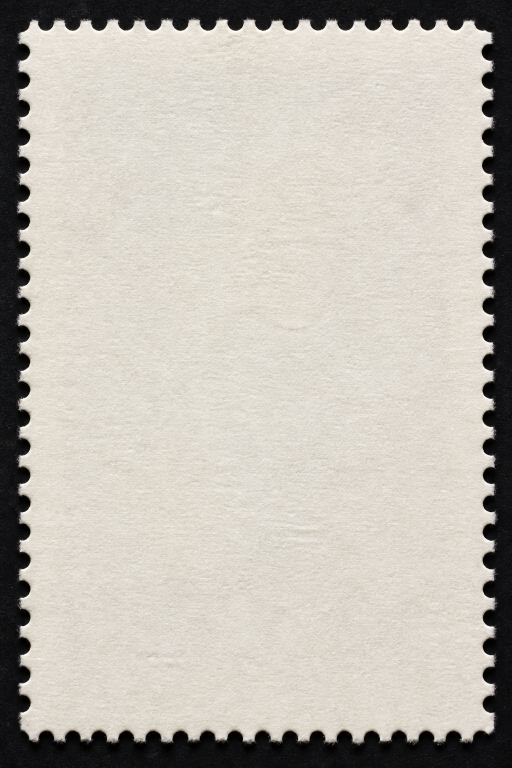
#> input picture assets/stamp-paper.png, 1024 x 1536 px (shown at 1/2 size); its folder holds 2 pictures in this run
$ python make_stamp_assets.py
#> lines starting #> are read from the running program, lines starting #| are printed output that depends on the picture
from PIL import Image, ImageFilter, ImageOps
from pathlib import Path
import argparse

ROOT = Path(__file__).resolve().parent
parser = argparse.ArgumentParser(description="从原始纸张图片生成邮票模板。")
parser.add_argument("source", nargs="?", type=Path, default=ROOT / "assets" / "stamp-paper.png")
source = parser.parse_args().source
out = ROOT / "assets"
out.mkdir(exist_ok=True)
image = Image.open(source).convert("RGBA")
gray = ImageOps.grayscale(image)
mask = gray.point(lambda value: 255 if value > 48 else 0).filter(ImageFilter.GaussianBlur(0.7))
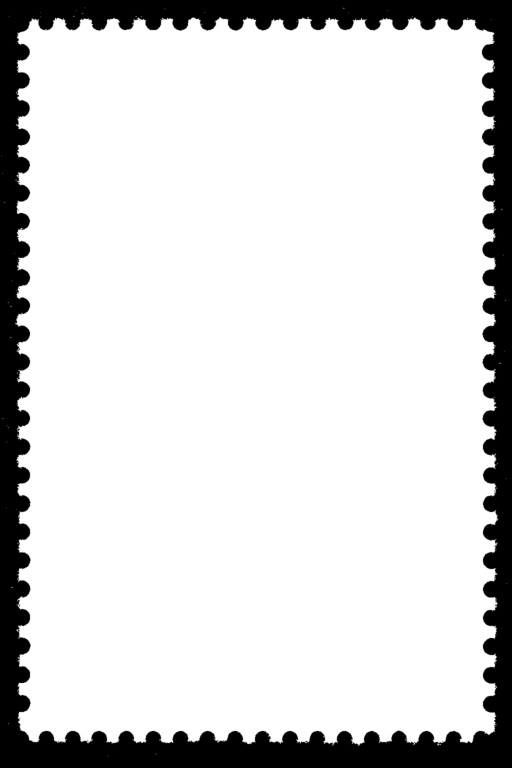
#> mask: PIL image 1024x1536 L (shown at 1/2 size); min 0, max 255, mean 214.8
transparent = image.copy()
transparent.putalpha(mask)
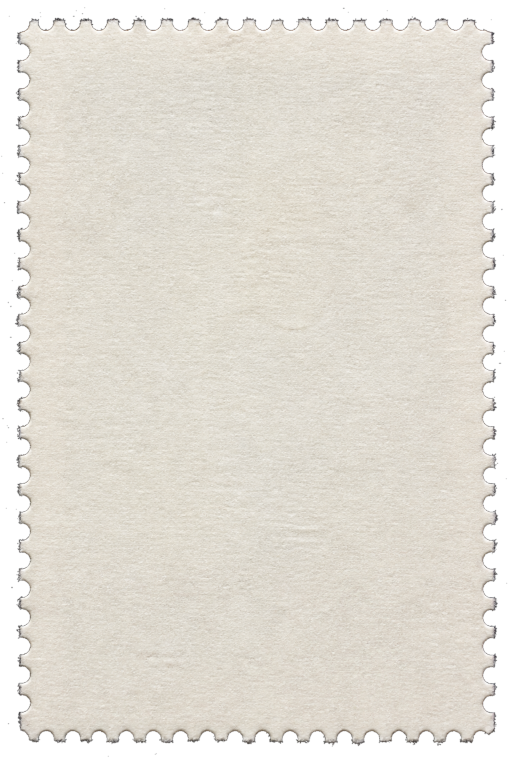
#> transparent: PIL image 1024x1536 RGBA (shown at 1/2 size); mean R, G, B, A 189.7, 185.4, 176.7, 214.8; transparent parts drawn white
transparent.save(out / "stamp-paper-transparent.png")
mask.save(out / "stamp-mask.png")
image.save(out / "stamp-paper-original.png")
svg = '''<svg xmlns="http://www.w3.org/2000/svg" viewBox="0 0 1024 1536">
  <defs><mask id="stamp"><image href="stamp-mask.png" width="1024" height="1536"/></mask></defs>
  <g mask="url(#stamp)"><image href="stamp-paper-original.png" width="1024" height="1536" preserveAspectRatio="none"/></g>
</svg>'''
(out / "stamp-template.svg").write_text(svg, encoding="utf-8")
print(f"created {len(list(out.iterdir()))} files in {out}")
